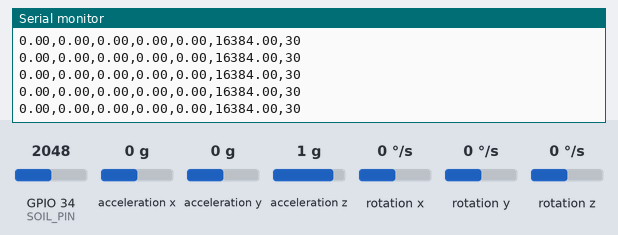
Bench run of a sketch on a simulated ESP32. On the bench: the last lines printed to the serial monitor. The inputs (shaded band) are chosen by the test bench; at power-on: acceleration x 0 g, GPIO 34 (SOIL_PIN) = 2048, acceleration y 0 g, acceleration z 1 g, rotation z 0 °/s, rotation x 0 °/s, rotation y 0 °/s. WiFi joins after 1.5 s; servers stay silent unless stated; random numbers use the default seed unless the sketch sets one; no MQTT or app messages arrive unless stated.

Above: at 4.7 s.
4.8 s: acceleration x set to -1.4 g
At 4.94 s:
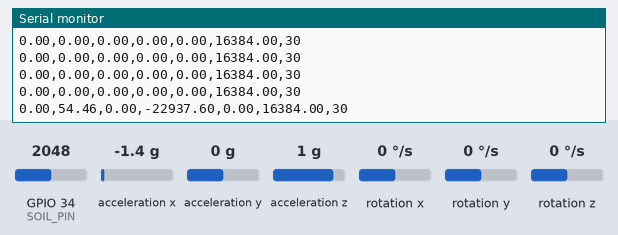
6.3 s: GPIO 34 (SOIL_PIN) set to 2866
At 6.37 s:
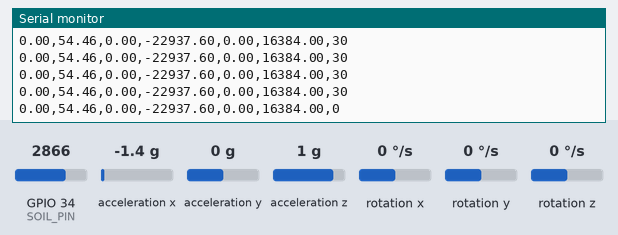
7.8 s: acceleration y set to -1.4 g
At 7.89 s:
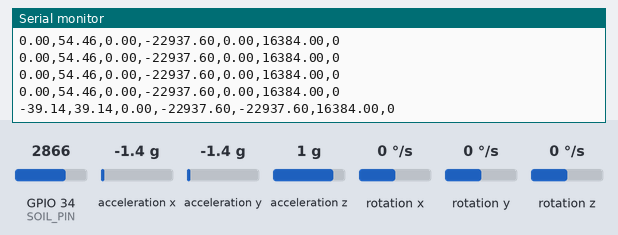
9.3 s: acceleration z set to -1.4 g
At 9.31 s:
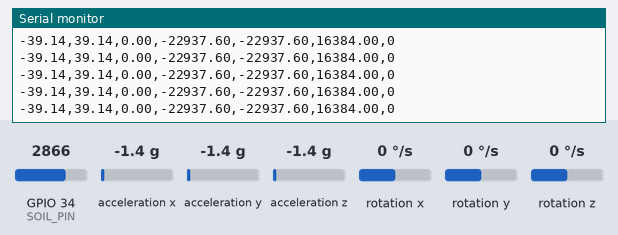
10.8 s: GPIO 34 (SOIL_PIN) set to 1228
At 10.83 s:
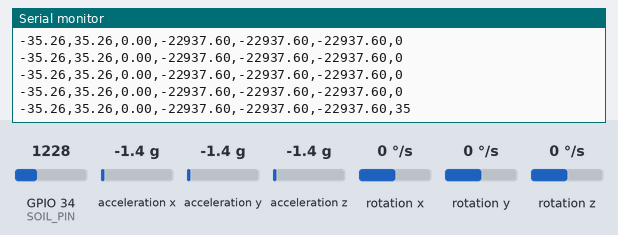
12.3 s: rotation z set to -192 °/s
At 12.35 s:
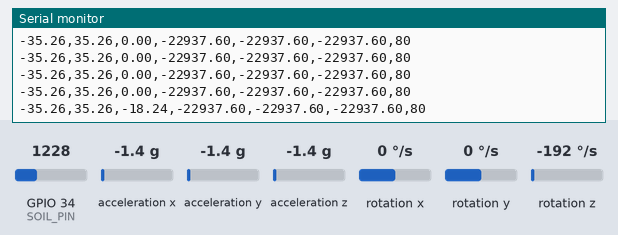
Timing chart, 0 to 14.8 s (numbered marks = the images above; inputs shaded):
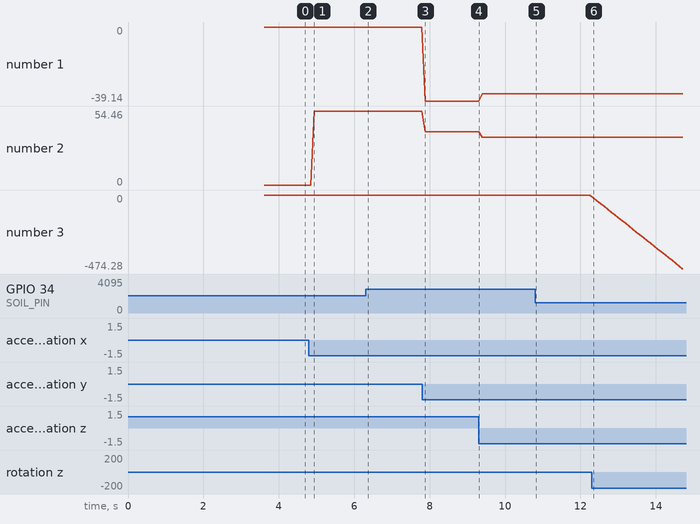

Measured:
- after the input at 4.8 s, the serial monitor: prints a new line after 0.14 s (image 1)
- after the input at 6.3 s, the serial monitor: prints a new line after 0.06 s (image 2)
- after the input at 7.8 s, the serial monitor: prints a new line after 0.08 s (image 3)
- after the input at 10.8 s, the serial monitor: prints a new line at once (image 5)
- after the input at 12.3 s, the serial monitor: prints a new line at once (image 6)
- plotted number 1: 0 → -39.14 after the input at 7.8 s, -39.14 → -35.26 after the input at 9.3 s
- plotted number 2: 0 → 54.46 after the input at 4.8 s, 54.46 → 39.14 after the input at 7.8 s, 39.14 → 35.26 after the input at 9.3 s
- plotted number 3: 0 → -474.28 after the input at 12.3 s

The sketch:

sketch_mar30a.ino
```cpp
#include <WiFi.h>
#include <PubSubClient.h>
#include <Wire.h>
#include <MPU6050_light.h>

// --- Wi-Fi & MQTT Settings ---
const char* ssid = "POCO M3";         // <--- CHANGE THIS
const char* password = "pzkmpfwgnviii"; // <--- CHANGE THIS
const char* mqtt_server = "broker.hivemq.com";
const char* mqtt_topic = "elins/landslide/rafigila123"; // <--- Make this unique!

WiFiClient espClient;
PubSubClient client(espClient);

// --- Sensor Settings ---
MPU6050 mpu(Wire);
const int SOIL_PIN = 34;
int valueDry = 2540; // Your custom dry calibration
int valueWet = 910;  // Your custom wet calibration

void setup_wifi() {
  delay(10);
  Serial.println();
  Serial.print("Connecting to ");
  Serial.println(ssid);
  WiFi.begin(ssid, password);
  while (WiFi.status() != WL_CONNECTED) {
    delay(500);
    Serial.print(".");
  }
  Serial.println("\nWiFi connected!");
}

void reconnect() {
  // Loop until we're reconnected to the MQTT broker
  while (!client.connected()) {
    Serial.print("Attempting MQTT connection...");
    // Create a random client ID
    String clientId = "ESP32Client-";
    clientId += String(random(0, 10000));

    if (client.connect(clientId.c_str())) {
      Serial.println("connected to broker!");
    } else {
      Serial.print("failed, rc=");
      Serial.print(client.state());
      Serial.println(" try again in 5 seconds");
      delay(5000);
    }
  }
}

void setup() {
  Serial.begin(115200);

  // 1. Setup Sensors
  Wire.begin(21, 22);
  byte status = mpu.begin();
  while(status != 0){ }
  delay(1000);
  mpu.calcOffsets(true,true);

  // 2. Setup Network
  setup_wifi();
  client.setServer(mqtt_server, 1883);
}

void loop() {
  if (!client.connected()) {
    reconnect();
  }
  client.loop(); // Keep MQTT connection alive

  mpu.update();

  // 1. Read and Smooth Soil Data
  long soilSum = 0;
  for (int i = 0; i < 20; i++) {
    soilSum += analogRead(SOIL_PIN);
    delay(2);
  }
  int avgSoilRaw = soilSum / 20;
  int soilPercent = map(avgSoilRaw, valueDry, valueWet, 0, 100);
  soilPercent = constrain(soilPercent, 0, 100);

  // 2. Package all data into one comma-separated String
  String payload = String(mpu.getAngleX()) + "," +
                   String(mpu.getAngleY()) + "," +
                   String(mpu.getAngleZ()) + "," +
                   String(mpu.getAccX() * 16384) + "," +
                   String(mpu.getAccY() * 16384) + "," +
                   String(mpu.getAccZ() * 16384) + "," +
                   String(soilPercent);

  // 3. Publish to the Internet!
  client.publish(mqtt_topic, payload.c_str());

  // Print to Serial monitor just so we can watch it work locally
  Serial.println(payload);

  delay(50); // Send data roughly 20 times a second
}
```
